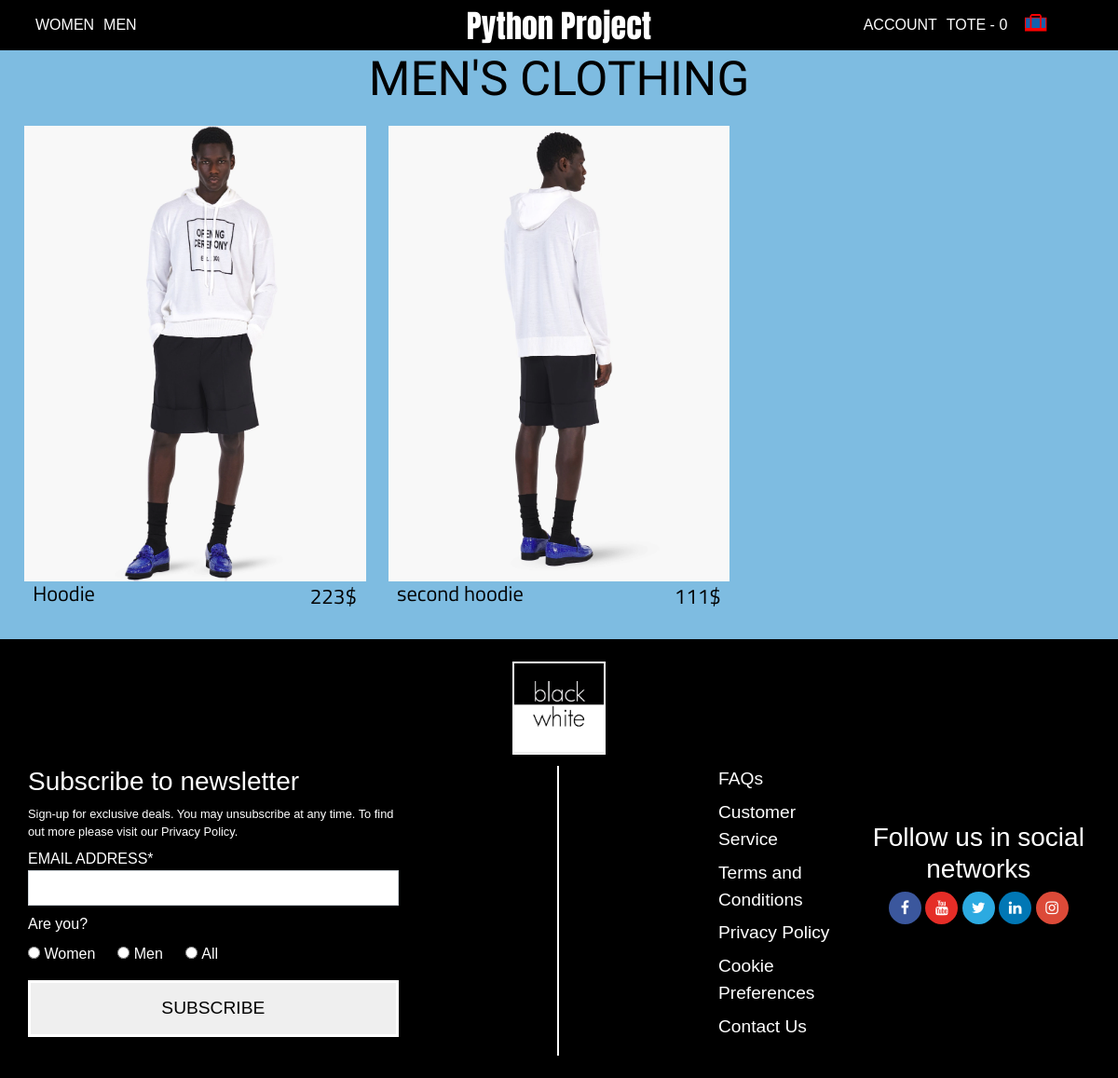
Page /men/ on the earlier database version.
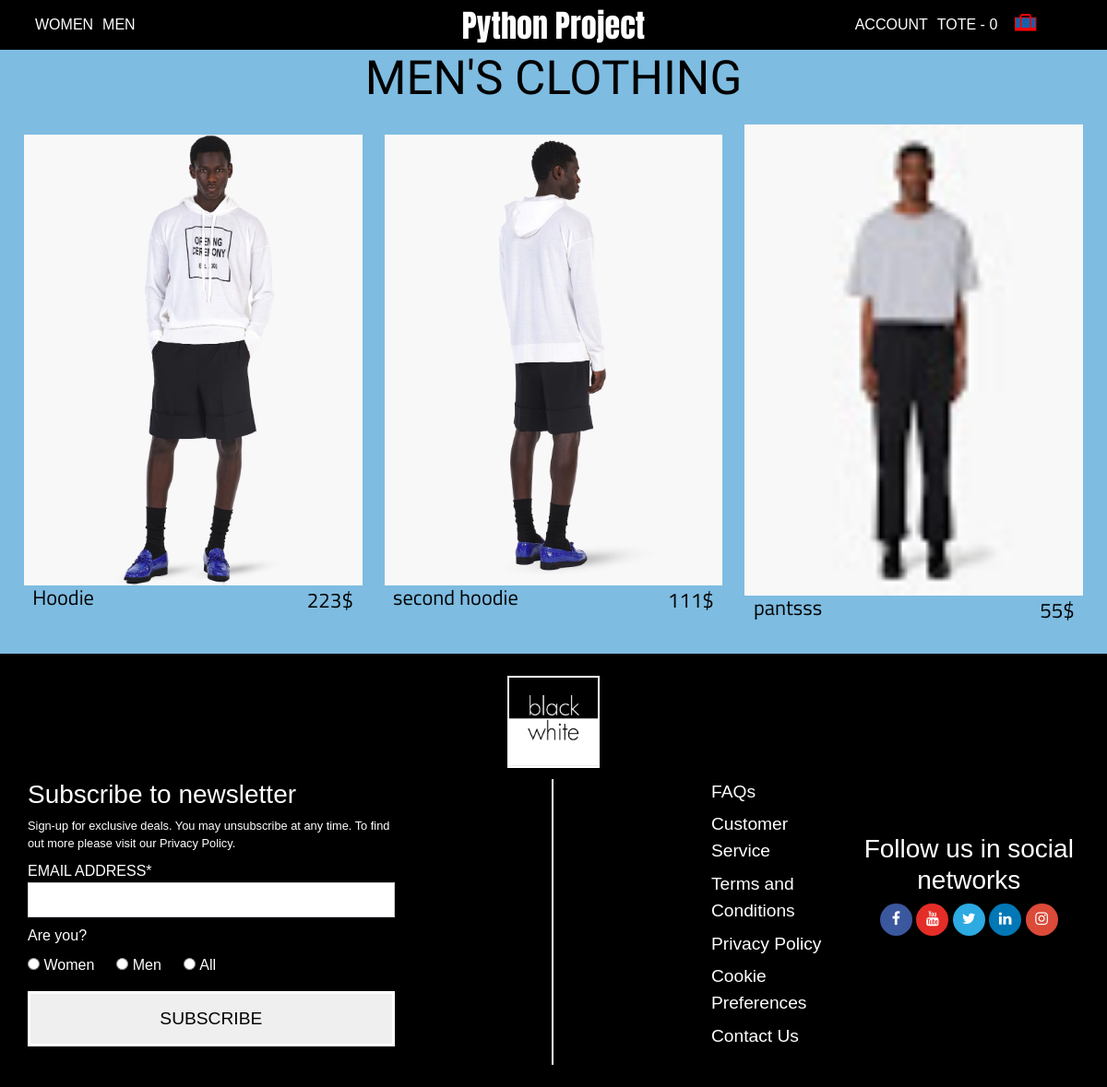
Same page on the later database version.
### task/models.py (models this page shows, shortened)
class Product(models.Model):
    name = models.CharField(max_length=200, null=True)
    price = models.IntegerField()
    digital = models.BooleanField(default=False, null=True, blank=False)
    GENDER_CHOICES = (
        ('A', 'All'),
        ('M', 'Men'),
        ('W', 'Women'),
    )
    productType = models.CharField(max_length=20, null=True)
    gender = models.CharField(default=3, max_length=1, choices=GENDER_CHOICES)
    color = models.CharField(max_length=20, null=True)
    image = models.ImageField(null=True, blank=True)
    @property
    def imageURL(self):
        try:
            url = self.image.url
        except:
            url = ''
        return url

### task/views.py (the view)
# urls.py: path('men/', views.men),
def men(request):
    data = cartData(request)
    cartItems = data['cartItems']
    men_items = Product.objects.filter(gender="M")
    gender = men_items[0].get_gender_display()
    context = {'all_items': men_items, 'gender': gender, 'cartItems': cartItems}
    return render(request, 'men.html', context)

### task/utils.py (called while the page is built, shortened)
def cookieCart(request):
    try:
        cart = json.loads(request.COOKIES['cart'])
    except:
        cart = {}
        print('CART:', cart)
    items = []
    order = {'get_cart_total': 0, 'get_cart_items': 0, 'shipping': False}
    cartItems = order['get_cart_items']
    return {'cartItems': cartItems, 'order': order, 'items': items}

def cartData(request):
    if request.user.is_authenticated:
        customer = request.user.customer
        order, created = Order.objects.get_or_create(customer=customer, complete=False)
        items = order.orderitem_set.all()
        cartItems = order.get_cart_items
    else:
        cookieData = cookieCart(request)
        cartItems = cookieData['cartItems']
        order = cookieData['order']
        items = cookieData['items']
    return {'cartItems': cartItems, 'order': order, 'items': items}

### task/templates/men.html (shortened to what this page needs)
{% extends 'base.html' %}
{% load static %}
{% block body %}
<div class="page-header">
    <h1 class="header-text">MEN'S CLOTHING</h1>
</div>
<ul class="all-items  ">
    {% for product in all_items %}
    <li class="item ">
        <a href="/item_detail/{{product.id}}/">
        <div class="item-img"><img sizes="100vw" src="{{ product.imageURL }}" alt=""></div>
        <div class="item-info">
            <h2 class="item-name">{{ product.name }}</h2>
            <div class="item-price">
                <span class="span-item-price">{{ product.price }}$</span>
            </div>
        </div>
        </a>
    </li>
    {% endfor %}
</ul>
{% endblock %}

Differences in the rows shown:
added Product: imageURL (picture), name "pantsss", price "55"
